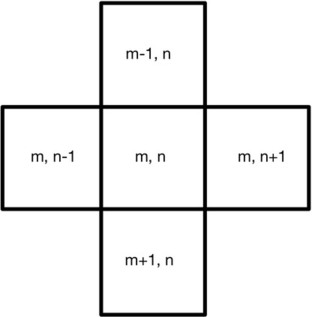
#> input picture Image_Processing/S__2170887.jpg, 312 x 317 px, given in place of src.JPG, which was not available
$ python Background_Knowledge.py   (older library calls are emulated)
#> lines starting #> are read from the running program, lines starting #| are printed output that depends on the picture; pictures that were not available may be replaced by others from this repository, and a replacement may not be noted
import cv2 as cv
import numpy as np
from matplotlib import pyplot as plt
from skimage import exposure

# # Load the image
path = "src.JPG"
ref = cv.imread(path)
#> ref is the input picture: shape (317, 312, 3); min 0, max 255, mean 237.7
path2 = "ref.JPG"
src = cv.imread(path2)
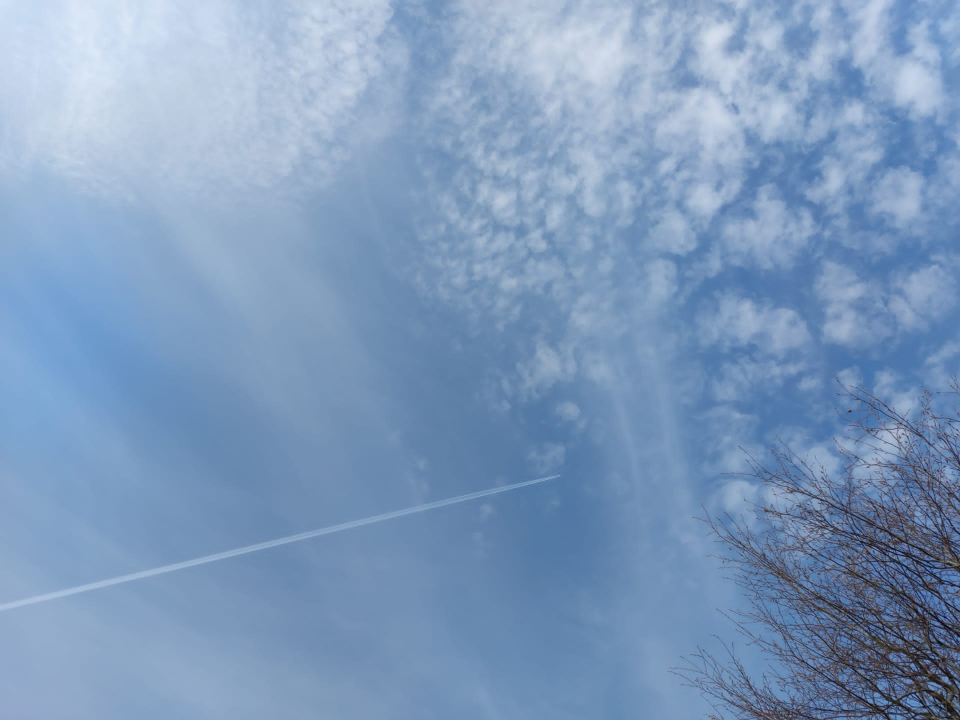
#> input picture Image_Processing/ref.JPG, 1920 x 1440 px (shown at 1/2 size)
#> src is the input picture: shape (1440, 1920, 3); mean B, G, R 188.3, 154, 126.1
matched = exposure.match_histograms(src, ref, multichannel='multi')

# Resize the image
scale_percent = 20  # percent of original size
width = int(src.shape[1] * scale_percent / 100)
#> width = 384
height = int(src.shape[0] * scale_percent / 100)
#> height = 288
dim = (width, height)
#> dim = (384, 288)
src = cv.resize(src, dim, interpolation=cv.INTER_AREA)
#> src: shape (288, 384, 3)
ref = cv.resize(ref, dim, interpolation=cv.INTER_AREA)
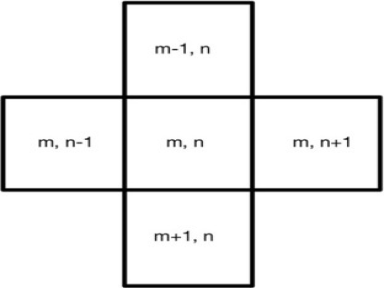
#> ref: shape (288, 384, 3); min 0, max 255, mean 237.7
resized = cv.resize(matched, dim, interpolation=cv.INTER_AREA)
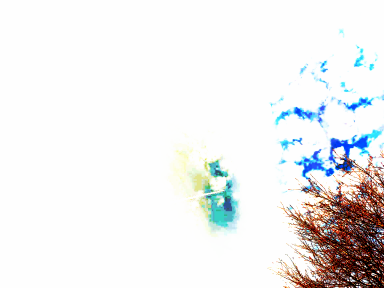
#> resized: shape (288, 384, 3); mean B, G, R 237.4, 237.4, 237.5

# Show the resized image
cv.imshow("Src", src)
cv.waitKey(0)
cv.imshow("Ref", ref)
cv.waitKey(0)
cv.imshow('Resized image', resized)
cv.imwrite("Match.jpg", resized)
cv.waitKey(0)
cv.destroyAllWindows()

gray = cv.cvtColor(src, cv.COLOR_BGR2GRAY)
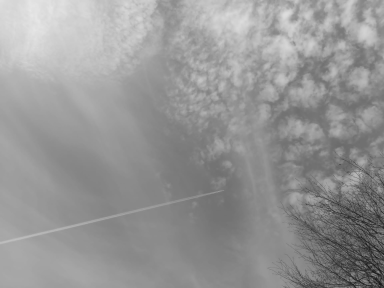
#> gray: shape (288, 384); min 23, max 231, mean 149.6
cv.imwrite('gray.jpg', gray)
# Obtain the histogram
hist, bins = np.histogram(gray.flatten(), 256, [0, 256])
#> hist = 256 values, max 3027 at index 139, min 0 at index 0, mean 432; bins = 257 values from 0 to 256
cdf = hist.cumsum()
#> cdf = 256 values from 0 to 110592
cdf_normalized = cdf * float(hist.max()) / cdf.max()
#> cdf_normalized = 256 values from 0 to 3027

plt.plot(cdf_normalized, color='b')
plt.hist(src.flatten(), 256, [0, 256], color='r')
plt.xlim([0, 256])
plt.legend(('cdf', 'histogram'), loc='upper left')
plt.show()
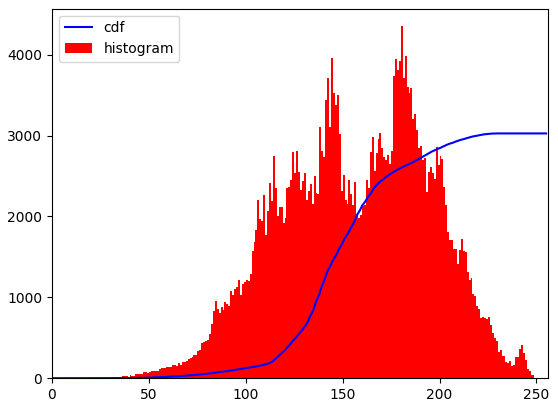
#> figure drawn by matplotlib, 1 panel; tallest bar 4353 high, from x = 180 to 181; curve peaks at x = 231, y = 3027

equ = cv.equalizeHist(gray)
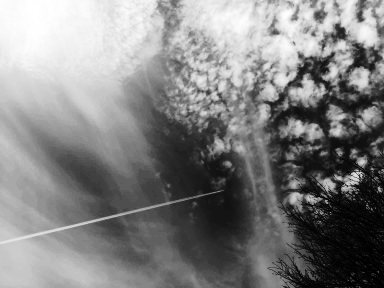
#> equ: shape (288, 384); min 0, max 255, mean 129

cv.imshow('Equalized image', equ)
cv.imwrite('Equalized_image.jpg', equ)
cv.waitKey(0)
cv.destroyAllWindows()

# construct a figure to display the histogram plots for each channel
# before and after histogram matching was applied
(fig, axs) = plt.subplots(nrows=3, ncols=3, figsize=(8, 8))
# loop over our source image, reference image, and output matched
# image
for (i, image) in enumerate((src, ref, matched)):
    # convert the image from BGR to RGB channel ordering
    image = cv.cvtColor(image, cv.COLOR_BGR2RGB)
    # loop over the names of the channels in RGB order
    for (j, color) in enumerate(("red", "green", "blue")):
        # compute a histogram for the current channel and plot it
        (hist, bins) = exposure.histogram(image[..., j],
                                          source_range="dtype")
        axs[j, i].plot(bins, hist / hist.max())
        # compute the cumulative distribution function for the
        # current channel and plot it
        (cdf, bins) = exposure.cumulative_distribution(image[..., j])
        axs[j, i].plot(bins, cdf)
        # set the y-axis label of the current plot to be the name
        # of the current color channel
        axs[j, 0].set_ylabel(color)
#> this loop made 3 passes
# set the axes titles
axs[0, 0].set_title("Source")
axs[0, 1].set_title("Reference")
axs[0, 2].set_title("Matched")
# display the output plots
plt.tight_layout()
plt.show()
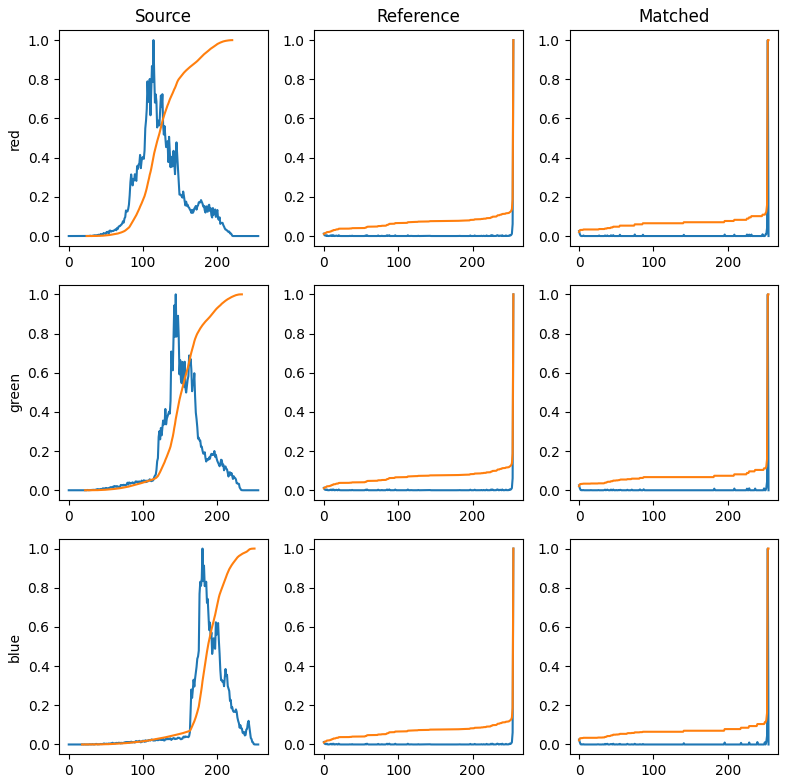
#> figure drawn by matplotlib, 9 panels; panel 1: curve peaks at x = 114, y = 1; panel 1: curve peaks at x = 220, y = 1; panel 2: curve peaks at x = 255, y = 1; panel 2: curve peaks at x = 255, y = 1
